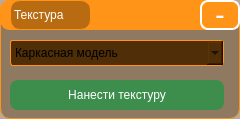
         <widget class="QWidget" name="widget_texture" native="true">
          <property name="sizePolicy">
           <sizepolicy hsizetype="Preferred" vsizetype="Preferred">
            <horstretch>0</horstretch>
            <verstretch>0</verstretch>
           </sizepolicy>
          </property>
          <property name="minimumSize">
           <size>
            <width>240</width>
            <height>30</height>
           </size>
          </property>
          <property name="maximumSize">
           <size>
            <width>240</width>
            <height>130</height>
           </size>
          </property>
          <property name="baseSize">
           <size>
            <width>240</width>
            <height>160</height>
           </size>
          </property>
          <property name="styleSheet">
           <string notr="true">QWidget {
	border: 1px solid #FF9419;
	border-radius: 10px;
	background: rgba(79, 46, 8, 0.4);
}</string>
          </property>
          <widget class="QLabel" name="label_title_texture_widget">
           <property name="geometry">
            <rect>
             <x>10</x>
             <y>0</y>
             <width>81</width>
             <height>30</height>
            </rect>
           </property>
           <property name="font">
            <font>
             <family>Cantarell</family>
            </font>
           </property>
           <property name="styleSheet">
            <string notr="true">QLabel {
	color: rgb(255, 255, 255);
	background: rgbs(0,0,0,0);
}</string>
           </property>
           <property name="text">
            <string>Текстура</string>
           </property>
          </widget>
          <widget class="QWidget" name="widget_texture_titel" native="true">
           <property name="geometry">
            <rect>
             <x>0</x>
             <y>0</y>
             <width>240</width>
             <height>30</height>
            </rect>
           </property>
           <property name="minimumSize">
            <size>
             <width>240</width>
             <height>30</height>
            </size>
           </property>
           <property name="styleSheet">
            <string notr="true">QWidget {
	background: #FF9419;
	border: 1px solid #FF9419;
	border-radius: 10px;
}</string>
           </property>
           <widget class="QPushButton" name="pb_widget_texture_show_hide">
            <property name="geometry">
             <rect>
              <x>200</x>
              <y>0</y>
              <width>40</width>
              <height>30</height>
             </rect>
            </property>
            <property name="minimumSize">
             <size>
              <width>40</width>
              <height>0</height>
             </size>
            </property>
            <property name="maximumSize">
             <size>
              <width>40</width>
              <height>16777215</height>
             </size>
            </property>
            <property name="font">
             <font>
              <pointsize>22</pointsize>
             </font>
            </property>
            <property name="styleSheet">
             <string notr="true">QPushButton {
	color: rgb(255, 255, 255);
	background: #FF9419;
    border: 2px solid rgb(255, 255, 255);
    border-radius: 8px;
}

QPushButton:pressed {
	color: #FF9419;
	background: rgb(255, 255, 255);
}</string>
            </property>
            <property name="text">
             <string>-</string>
            </property>
           </widget>
          </widget>
          <widget class="QPushButton" name="pb_add_texture">
           <property name="geometry">
            <rect>
             <x>10</x>
             <y>80</y>
             <width>214</width>
             <height>30</height>
            </rect>
           </property>
           <property name="styleSheet">
            <string notr="true">QPushButton {
	background: #3D8E4C;
    border: 2px solid #3D8E4C;
	color: rgb(255, 255, 255);
    border-radius: 8px;
}

QPushButton:pressed {
	background: rgb(255, 255, 255);
	border: 2px solid rgb(255, 255, 255);
	color: #3D8E4C;
    border-radius: 8px;
}</string>
           </property>
           <property name="text">
            <string>Нанести текстуру</string>
           </property>
          </widget>
          <widget class="QComboBox" name="com_box_polygon_mod_type">
           <property name="geometry">
            <rect>
             <x>10</x>
             <y>40</y>
             <width>214</width>
             <height>26</height>
            </rect>
           </property>
           <property name="styleSheet">
            <string notr="true">QComboBox {
	border: 1px solid #FF9419;
	border-radius: 3px;
	background: rgba(79, 46, 8, 1);
}</string>
           </property>
           <item>
            <property name="text">
             <string>Каркасная модель</string>
            </property>
           </item>
           <item>
            <property name="text">
             <string>Текстурная модель</string>
            </property>
           </item>
           <item>
            <property name="text">
             <string>Полигональная модель</string>
            </property>
           </item>
          </widget>
          <zorder>widget_texture_titel</zorder>
          <zorder>label_title_texture_widget</zorder>
          <zorder>pb_add_texture</zorder>
          <zorder>com_box_polygon_mod_type</zorder>
         </widget>
